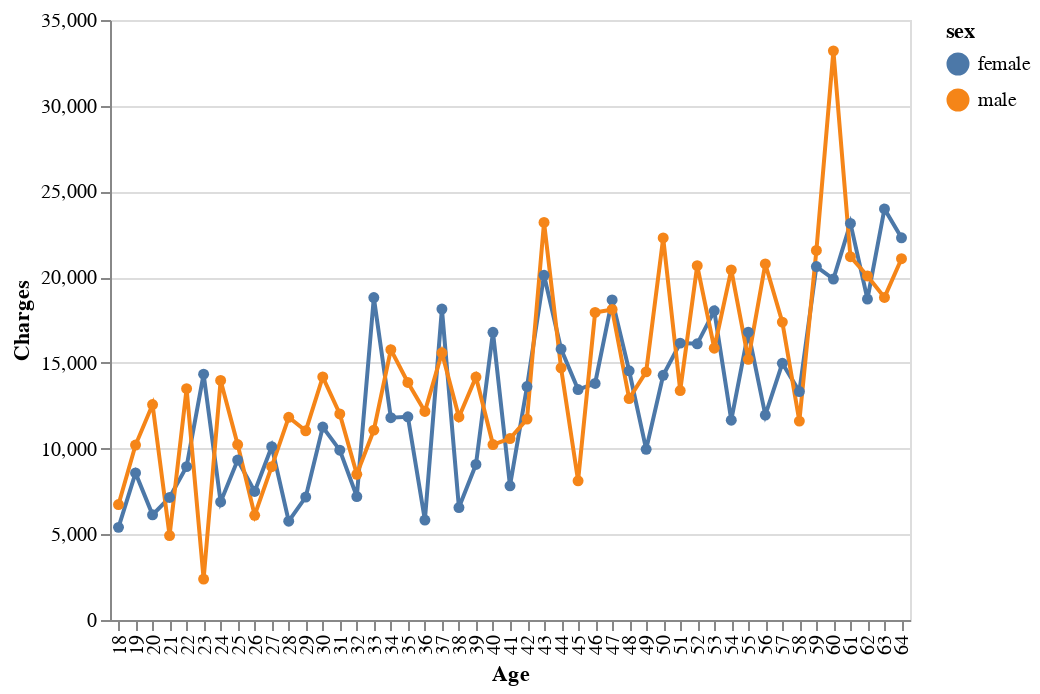

The cell this chart's notebook holds for it:
### Markdown cell above
**Let's see how much money males and females spending for medical treatments during their lifetime**

### Code cell
training_df = X_train
training_df['charges'] = y_train


alt.Chart(training_df.groupby(['age','sex']).mean().reset_index()).mark_line(point = True).encode(
    alt.X('age:N', title = 'Age'),
    alt.Y('charges:Q', title = 'Charges'),
    alt.Color('sex:N')
)

### Figure 1 — Vega-Lite specification as saved in the notebook (floating-point values rounded to 4 significant figures)
{"$schema": "https://vega.github.io/schema/vega-lite/v3.4.0.json", "config": {"mark": {"tooltip": null}, "view": {"height": 300, "width": 400}}, "data": {"name": "data-b509ca115f90f33bd64c78e9a6ce9ecc"}, "datasets": {"data-b509ca115f90f33bd64c78e9a6ce9ecc": [{"age": 18, "bmi": 33.32, "charges": 5404.0, "children": 0.3182, "sex": "female"}, {"age": 18, "bmi": 29.88, "charges": 6737.0, "children": 0.5417, "sex": "male"}, {"age": 19, "bmi": 27.37, "charges": 8582.0, "children": 0.56, "sex": "female"}, {"age": 19, "bmi": 27.64, "charges": 10210.0, "children": 0.25, "sex": "male"}, {"age": 20, "bmi": 30.15, "charges": 6134.0, "children": 0.7, "sex": "female"}, {"age": 20, "bmi": 32.34, "charges": 12570.0, "children": 1.455, "sex": "male"}, {"age": 21, "bmi": 30.78, "charges": 7149.0, "children": 1, "sex": "female"}, {"age": 21, "bmi": 29.61, "charges": 4925.0, "children": 0.5, "sex": "male"}, {"age": 22, "bmi": 28.37, "charges": 8947.0, "children": 0.5, "sex": "female"}, {"age": 22, "bmi": 33.97, "charges": 13490.0, "children": 0.6923, "sex": "male"}, {"age": 23, "bmi": 31.37, "charges": 14340.0, "children": 0.8889, "sex": "female"}, {"age": 23, "bmi": 32.47, "charges": 2386.0, "children": 0.625, "sex": "male"}, {"age": 24, "bmi": 27.33, "charges": 6884.0, "children": 0.4615, "sex": "female"}, {"age": 24, "bmi": 32.24, "charges": 13970.0, "children": 0.5714, "sex": "male"}, {"age": 25, "bmi": 30.69, "charges": 9330.0, "children": 0.7, "sex": "female"}, {"age": 25, "bmi": 29.24, "charges": 10230.0, "children": 1.818, "sex": "male"}, {"age": 26, "bmi": 26.23, "charges": 7501.0, "children": 1.125, "sex": "female"}, {"age": 26, "bmi": 28.38, "charges": 6110.0, "children": 1, "sex": "male"}, {"age": 27, "bmi": 25.09, "charges": 10110.0, "children": 0.9, "sex": "female"}, {"age": 27, "bmi": 32.48, "charges": 8942.0, "children": 0.7778, "sex": "male"}, {"age": 28, "bmi": 27.39, "charges": 5762.0, "children": 0.7, "sex": "female"}, {"age": 28, "bmi": 30.88, "charges": 11830.0, "children": 1.6, "sex": "male"}, {"age": 29, "bmi": 28.94, "charges": 7173.0, "children": 1.2, "sex": "female"}, {"age": 29, "bmi": 31.35, "charges": 11040.0, "children": 1.364, "sex": "male"}, {"age": 30, "bmi": 29.57, "charges": 11250.0, "children": 1.8, "sex": "female"}, {"age": 30, "bmi": 33.51, "charges": 14180.0, "children": 1.6, "sex": "male"}, {"age": 31, "bmi": 29.47, "charges": 9907.0, "children": 1, "sex": "female"}, {"age": 31, "bmi": 30.24, "charges": 12020.0, "children": 1.615, "sex": "male"}, {"age": 32, "bmi": 31.1, "charges": 7203.0, "children": 0.6, "sex": "female"}, {"age": 32, "bmi": 32.05, "charges": 8499.0, "children": 1.625, "sex": "male"}, {"age": 33, "bmi": 30.53, "charges": 18810.0, "children": 1.429, "sex": "female"}, {"age": 33, "bmi": 30.31, "charges": 11080.0, "children": 1.889, "sex": "male"}, {"age": 34, "bmi": 30.21, "charges": 11800.0, "children": 1.273, "sex": "female"}, {"age": 34, "bmi": 30.54, "charges": 15770.0, "children": 0.6667, "sex": "male"}, {"age": 35, "bmi": 32.43, "charges": 11850.0, "children": 1.455, "sex": "female"}, {"age": 35, "bmi": 29.6, "charges": 13860.0, "children": 1.778, "sex": "male"}, {"age": 36, "bmi": 26.99, "charges": 5830.0, "children": 1.167, "sex": "female"}, {"age": 36, "bmi": 31.5, "charges": 12160.0, "children": 1.4, "sex": "male"}, {"age": 37, "bmi": 27.99, "charges": 18140.0, "children": 1.2, "sex": "female"}, {"age": 37, "bmi": 32.02, "charges": 15580.0, "children": 1.75, "sex": "male"}, {"age": 38, "bmi": 28.06, "charges": 6557.0, "children": 1.444, "sex": "female"}, {"age": 38, "bmi": 26.32, "charges": 11840.0, "children": 1.5, "sex": "male"}, {"age": 39, "bmi": 31.21, "charges": 9071.0, "children": 2.625, "sex": "female"}, {"age": 39, "bmi": 30.22, "charges": 14170.0, "children": 1.375, "sex": "male"}, {"age": 40, "bmi": 30.07, "charges": 16780.0, "children": 2.375, "sex": "female"}, {"age": 40, "bmi": 31.31, "charges": 10230.0, "children": 1.556, "sex": "male"}, {"age": 41, "bmi": 31.62, "charges": 7830.0, "children": 1.222, "sex": "female"}, {"age": 41, "bmi": 32.4, "charges": 10580.0, "children": 1.444, "sex": "male"}, {"age": 42, "bmi": 32.36, "charges": 13620.0, "children": 0.9, "sex": "female"}, {"age": 42, "bmi": 30.6, "charges": 11720.0, "children": 1.091, "sex": "male"}, {"age": 43, "bmi": 30.71, "charges": 20110.0, "children": 1.222, "sex": "female"}, {"age": 43, "bmi": 30.62, "charges": 23190.0, "children": 2.111, "sex": "male"}, {"age": 44, "bmi": 29.55, "charges": 15800.0, "children": 0.9091, "sex": "female"}, {"age": 44, "bmi": 30.05, "charges": 14700.0, "children": 1.5, "sex": "male"}, {"age": 45, "bmi": 31.96, "charges": 13440.0, "children": 1.333, "sex": "female"}, {"age": 45, "bmi": 28.03, "charges": 8121.0, "children": 1.75, "sex": "male"}, {"age": 46, "bmi": 31.69, "charges": 13800.0, "children": 1.222, "sex": "female"}, {"age": 46, "bmi": 31.62, "charges": 17940.0, "children": 1.667, "sex": "male"}, {"age": 47, "bmi": 30.44, "charges": 18670.0, "children": 1, "sex": "female"}, {"age": 47, "bmi": 30.71, "charges": 18120.0, "children": 1.667, "sex": "male"}, {"age": 48, "bmi": 29.84, "charges": 14540.0, "children": 1.167, "sex": "female"}, {"age": 48, "bmi": 33.01, "charges": 12920.0, "children": 1.5, "sex": "male"}, {"age": 49, "bmi": 29.83, "charges": 9956.0, "children": 1.9, "sex": "female"}, {"age": 49, "bmi": 30.4, "charges": 14470.0, "children": 1.091, "sex": "male"}, {"age": 50, "bmi": 27.92, "charges": 14270.0, "children": 1.5, "sex": "female"}, {"age": 50, "bmi": 31.54, "charges": 22280.0, "children": 0.7778, "sex": "male"}, {"age": 51, "bmi": 34.2, "charges": 16150.0, "children": 0.7273, "sex": "female"}, {"age": 51, "bmi": 32.71, "charges": 13380.0, "children": 1.1, "sex": "male"}, {"age": 52, "bmi": 31.49, "charges": 16110.0, "children": 1.167, "sex": "female"}, {"age": 52, "bmi": 33.25, "charges": 20670.0, "children": 1.545, "sex": "male"}, {"age": 53, "bmi": 31.14, "charges": 18040.0, "children": 1.7, "sex": "female"}, {"age": 53, "bmi": 30.5, "charges": 15850.0, "children": 0.7778, "sex": "male"}, {"age": 54, "bmi": 30.4, "charges": 11660.0, "children": 1.75, "sex": "female"}, {"age": 54, "bmi": 30.2, "charges": 20420.0, "children": 1.2, "sex": "male"}, {"age": 55, "bmi": 30.93, "charges": 16790.0, "children": 1, "sex": "female"}, {"age": 55, "bmi": 32.73, "charges": 15200.0, "children": 1.143, "sex": "male"}, {"age": 56, "bmi": 30.46, "charges": 11960.0, "children": 0.9, "sex": "female"}, {"age": 56, "bmi": 31.09, "charges": 20770.0, "children": 1.286, "sex": "male"}, {"age": 57, "bmi": 26.65, "charges": 14970.0, "children": 0.6667, "sex": "female"}, {"age": 57, "bmi": 33.09, "charges": 17380.0, "children": 0.4444, "sex": "male"}, {"age": 58, "bmi": 32.36, "charges": 13320.0, "children": 0.1818, "sex": "female"}, {"age": 58, "bmi": 33.04, "charges": 11600.0, "children": 0.125, "sex": "male"}, {"age": 59, "bmi": 30.32, "charges": 20620.0, "children": 1.583, "sex": "female"}, {"age": 59, "bmi": 32.48, "charges": 21550.0, "children": 1.143, "sex": "male"}, {"age": 60, "bmi": 28.47, "charges": 19890.0, "children": 0, "sex": "female"}, {"age": 60, "bmi": 32.58, "charges": 33200.0, "children": 0.875, "sex": "male"}, {"age": 61, "bmi": 29.49, "charges": 23130.0, "children": 0.8333, "sex": "female"}, {"age": 61, "bmi": 34.99, "charges": 21190.0, "children": 0.875, "sex": "male"}, {"age": 62, "bmi": 33.62, "charges": 18720.0, "children": 0.7143, "sex": "female"}, {"age": 62, "bmi": 30.32, "charges": 20070.0, "children": 0.7143, "sex": "male"}, {"age": 63, "bmi": 30.29, "charges": 23980.0, "children": 0.3, "sex": "female"}, {"age": 63, "bmi": 34.41, "charges": 18820.0, "children": 0.5714, "sex": "male"}, {"age": 64, "bmi": 32.41, "charges": 22290.0, "children": 0.625, "sex": "female"}, {"age": 64, "bmi": 33.13, "charges": 21070.0, "children": 0.4444, "sex": "male"}]}, "encoding": {"color": {"field": "sex", "type": "nominal"}, "x": {"field": "age", "title": "Age", "type": "nominal"}, "y": {"field": "charges", "title": "Charges", "type": "quantitative"}}, "mark": {"point": true, "type": "line"}}
